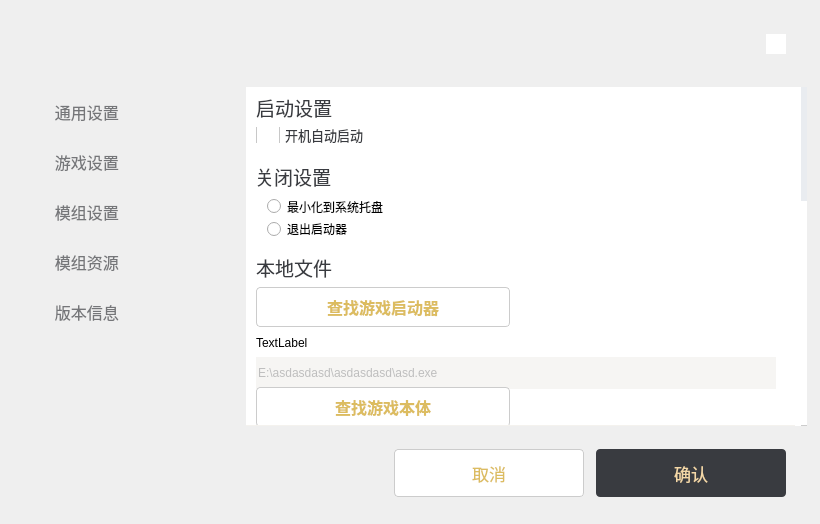
<?xml version="1.0" encoding="UTF-8"?>
<ui version="4.0">
 <class>QtWidgetsSetting</class>
 <widget class="QWidget" name="QtWidgetsSetting">
  <property name="geometry">
   <rect>
    <x>0</x>
    <y>0</y>
    <width>820</width>
    <height>524</height>
   </rect>
  </property>
  <property name="windowTitle">
   <string>QtWidgetsSetting</string>
  </property>
  <widget class="QPushButton" name="pushButton_Exit">
   <property name="geometry">
    <rect>
     <x>766</x>
     <y>34</y>
     <width>20</width>
     <height>20</height>
    </rect>
   </property>
   <property name="styleSheet">
    <string notr="true">QPushButton{
background-color:rgb(255, 255, 255);
border:none;
border-image:url(:/Exit/resource/QtWidgetsSetting/Exit/exit0.png)
}
QPushButton:hover {
border-image:url(:/Exit/resource/QtWidgetsSetting/Exit/exit1.png)
}
QPushButton:pressed {
border-image:url(:/Exit/resource/QtWidgetsSetting/Exit/exit1.png)
}</string>
   </property>
   <property name="text">
    <string/>
   </property>
  </widget>
  <widget class="QLabel" name="BackgroundImageRect">
   <property name="geometry">
    <rect>
     <x>0</x>
     <y>0</y>
     <width>820</width>
     <height>524</height>
    </rect>
   </property>
   <property name="font">
    <font>
     <pointsize>9</pointsize>
    </font>
   </property>
   <property name="text">
    <string/>
   </property>
   <property name="pixmap">
    <pixmap resource="QtWidgetsSetting.qrc">:/BackgroundImage/resource/QtWidgetsSetting/bg.png</pixmap>
   </property>
  </widget>
  <widget class="QPushButton" name="pushButton_Cancel">
   <property name="geometry">
    <rect>
     <x>394</x>
     <y>449</y>
     <width>190</width>
     <height>48</height>
    </rect>
   </property>
   <property name="font">
    <font>
     <family>微软雅黑</family>
     <pointsize>13</pointsize>
    </font>
   </property>
   <property name="styleSheet">
    <string notr="true">QPushButton{
background-color:rgb(255, 255, 255);
color:rgb(220, 188, 96);
border:1px solid rgb(204, 204, 204);
border-radius:4px;
}
QPushButton:hover {
background-color:rgb(251, 248, 239);
}
QPushButton:pressed {
background-color:rgb(236, 233, 224);
}</string>
   </property>
   <property name="text">
    <string>取消</string>
   </property>
  </widget>
  <widget class="QPushButton" name="pushButton_OK">
   <property name="geometry">
    <rect>
     <x>596</x>
     <y>449</y>
     <width>190</width>
     <height>48</height>
    </rect>
   </property>
   <property name="font">
    <font>
     <family>微软雅黑</family>
     <pointsize>13</pointsize>
     <weight>50</weight>
     <bold>false</bold>
    </font>
   </property>
   <property name="styleSheet">
    <string notr="true">QPushButton{
background-color:rgb(57, 59, 64);
color:rgb(244, 216, 168);
border:none;
border-radius:4px;
}
QPushButton:hover {
background-color:rgb(77, 79, 83);
}
QPushButton:pressed {
background-color:rgb(57, 59, 64);
}</string>
   </property>
   <property name="text">
    <string>确认</string>
   </property>
  </widget>
  <widget class="QPushButton" name="pushButton_UI_GeneralSetting">
   <property name="geometry">
    <rect>
     <x>7</x>
     <y>87</y>
     <width>218</width>
     <height>50</height>
    </rect>
   </property>
   <property name="font">
    <font>
     <family>微软雅黑</family>
     <pointsize>12</pointsize>
    </font>
   </property>
   <property name="styleSheet">
    <string notr="true">QPushButton{
background-color:rgb(246, 245, 243, 0);
color:rgb(117, 118, 121);
border:none;
}
QPushButton:hover {
background-color:rgb(244, 244, 244);
color:rgb(57, 59, 63);
}
QPushButton:pressed {
background-color:rgb(233, 233, 233);
color:rgb(57, 59, 63);
}</string>
   </property>
   <property name="text">
    <string>通用设置              </string>
   </property>
  </widget>
  <widget class="QPushButton" name="pushButton_UI_GameSetting">
   <property name="geometry">
    <rect>
     <x>7</x>
     <y>137</y>
     <width>218</width>
     <height>50</height>
    </rect>
   </property>
   <property name="font">
    <font>
     <family>微软雅黑</family>
     <pointsize>12</pointsize>
    </font>
   </property>
   <property name="styleSheet">
    <string notr="true">QPushButton{
background-color:rgb(246, 245, 243, 0);
color:rgb(117, 118, 121);
border:none;
}
QPushButton:hover {
background-color:rgb(244, 244, 244);
color:rgb(57, 59, 63);
}
QPushButton:pressed {
background-color:rgb(233, 233, 233);
color:rgb(57, 59, 63);
}</string>
   </property>
   <property name="text">
    <string>游戏设置              </string>
   </property>
  </widget>
  <widget class="QPushButton" name="pushButton_UI_ModuleSetting">
   <property name="geometry">
    <rect>
     <x>7</x>
     <y>187</y>
     <width>218</width>
     <height>50</height>
    </rect>
   </property>
   <property name="font">
    <font>
     <family>微软雅黑</family>
     <pointsize>12</pointsize>
    </font>
   </property>
   <property name="styleSheet">
    <string notr="true">QPushButton{
background-color:rgb(246, 245, 243, 0);
color:rgb(117, 118, 121);
border:none;
}
QPushButton:hover {
background-color:rgb(244, 244, 244);
color:rgb(57, 59, 63);
}
QPushButton:pressed {
background-color:rgb(233, 233, 233);
color:rgb(57, 59, 63);
}</string>
   </property>
   <property name="text">
    <string>模组设置              </string>
   </property>
  </widget>
  <widget class="QLabel" name="TitleImageRect">
   <property name="geometry">
    <rect>
     <x>7</x>
     <y>9</y>
     <width>218</width>
     <height>78</height>
    </rect>
   </property>
   <property name="text">
    <string/>
   </property>
   <property name="pixmap">
    <pixmap resource="QtWidgetsSetting.qrc">:/UI/resource/QtWidgetsSetting/UI/title.png</pixmap>
   </property>
  </widget>
  <widget class="QLabel" name="TitleLabelRect">
   <property name="geometry">
    <rect>
     <x>0</x>
     <y>0</y>
     <width>820</width>
     <height>28</height>
    </rect>
   </property>
   <property name="text">
    <string/>
   </property>
  </widget>
  <widget class="QPushButton" name="pushButton_UI_ModuleResource">
   <property name="geometry">
    <rect>
     <x>7</x>
     <y>237</y>
     <width>218</width>
     <height>50</height>
    </rect>
   </property>
   <property name="font">
    <font>
     <family>微软雅黑</family>
     <pointsize>12</pointsize>
    </font>
   </property>
   <property name="styleSheet">
    <string notr="true">QPushButton{
background-color:rgb(246, 245, 243, 0);
color:rgb(117, 118, 121);
border:none;
}
QPushButton:hover {
background-color:rgb(244, 244, 244);
color:rgb(57, 59, 63);
}
QPushButton:pressed {
background-color:rgb(233, 233, 233);
color:rgb(57, 59, 63);
}</string>
   </property>
   <property name="text">
    <string>模组资源              </string>
   </property>
  </widget>
  <widget class="QPushButton" name="pushButton_UI_VersionInformation">
   <property name="geometry">
    <rect>
     <x>7</x>
     <y>287</y>
     <width>218</width>
     <height>50</height>
    </rect>
   </property>
   <property name="font">
    <font>
     <family>微软雅黑</family>
     <pointsize>12</pointsize>
    </font>
   </property>
   <property name="styleSheet">
    <string notr="true">QPushButton{
background-color:rgb(246, 245, 243, 0);
color:rgb(117, 118, 121);
border:none;
}
QPushButton:hover {
background-color:rgb(244, 244, 244);
color:rgb(57, 59, 63);
}
QPushButton:pressed {
background-color:rgb(233, 233, 233);
color:rgb(57, 59, 63);
}</string>
   </property>
   <property name="text">
    <string>版本信息              </string>
   </property>
  </widget>
  <widget class="QScrollArea" name="scrollArea">
   <property name="geometry">
    <rect>
     <x>246</x>
     <y>87</y>
     <width>561</width>
     <height>339</height>
    </rect>
   </property>
   <property name="styleSheet">
    <string notr="true">QScrollArea{
background-color:rgb(255, 255, 255);
background:rgb(255, 255, 255);
border: none;
}

QScrollBar:vertical {
border: none;
background: rgb(255, 255, 255);
width: 6px;
margin: 0px 0 0px 0;
}
QScrollBar:horizontal {
border: none;
background: rgb(255, 255, 255);
height: 1px;
margin: 0px 0 0px 0;
}

QScrollBar::handle:vertical {
background: rgb(233, 236, 240);
border-radius: 0px;
min-height: 100px;
border: none;
}

QScrollBar::handle:horizontal {
background: rgb(244, 242, 238);
border-radius: 2px;
min-width: 520px;
border: none;
}

QScrollBar::handle:vertical:hover,QScrollBar::handle:vertical:pressed{ 
background:rgb(210, 213, 216);
}
QScrollBar::handle:horizontal:hover,QScrollBar::handle:horizontal:pressed{ 
background:rgb(210, 213, 216);
}

QScrollBar::add-page:vertical,QScrollBar::sub-page:vertical{
background: none;
width: 0px;
height: 0px;
}
QScrollBar::add-page:horizontal,QScrollBar::sub-page:horizontal{
background: none;
width: 0px;
height: 0px;
}

QScrollBar::sub-line:vertical{
border: none;
height: 0px;
subcontrol-position: top;
subcontrol-origin: margin;
}
QScrollBar::sub-line:horizontal{
border: none;
width: 0px;
subcontrol-position: left;
subcontrol-origin: margin;
}

QScrollBar::sub-line:horizontal:hover,QScrollBar::sub-line:horizontal:pressed{
background: rgb(255, 255, 255);
width: 0px;
height: 0px;
}
QScrollBar::sub-line:horizontal:hover,QScrollBar::sub-line:horizontal:pressed{
background: rgb(255, 255, 255);
width: 0px;
height: 0px;
}

QScrollBar::add-line:vertical{
border: none;
height: 0px;
subcontrol-position: bottom;
subcontrol-origin: margin;
}
QScrollBar::add-line:horizontal{
border: none;
width: 0px;
subcontrol-position: right;
subcontrol-origin: margin;
}

QScrollBar::add-line:vertical:hover,QScrollBar::add-line:vertical:pressed{
background: rgb(255, 255, 255);
width: 0px;
height: 0px;
}
QScrollBar::add-line:horizontal:hover,QScrollBar::add-line:horizontal:pressed{
background: rgb(255, 255, 255);
width: 0px;
height: 0px;
}</string>
   </property>
   <property name="widgetResizable">
    <bool>true</bool>
   </property>
   <widget class="QWidget" name="scrollAreaWidgetContents">
    <property name="geometry">
     <rect>
      <x>0</x>
      <y>0</y>
      <width>561</width>
      <height>1000</height>
     </rect>
    </property>
    <property name="minimumSize">
     <size>
      <width>561</width>
      <height>1000</height>
     </size>
    </property>
    <property name="styleSheet">
     <string notr="true">QWidget{
background-color:rgb(255, 255, 255);
}</string>
    </property>
    <widget class="QCheckBox" name="checkBox">
     <property name="geometry">
      <rect>
       <x>10</x>
       <y>40</y>
       <width>531</width>
       <height>16</height>
      </rect>
     </property>
     <property name="font">
      <font>
       <family>微软雅黑</family>
       <pointsize>10</pointsize>
      </font>
     </property>
     <property name="styleSheet">
      <string notr="true">QCheckBox{
color:rgb(57, 59, 64);
spacing: 5px;
}
QCheckBox::indicator {
        width: 24px;
        height: 24px;

}
</string>
     </property>
     <property name="text">
      <string>开机自动启动</string>
     </property>
    </widget>
    <widget class="QLabel" name="label">
     <property name="geometry">
      <rect>
       <x>10</x>
       <y>10</y>
       <width>541</width>
       <height>21</height>
      </rect>
     </property>
     <property name="font">
      <font>
       <family>微软雅黑</family>
       <pointsize>14</pointsize>
      </font>
     </property>
     <property name="styleSheet">
      <string notr="true">color:rgb(57, 59, 64);</string>
     </property>
     <property name="text">
      <string>启动设置</string>
     </property>
    </widget>
    <widget class="QLabel" name="label_2">
     <property name="geometry">
      <rect>
       <x>9</x>
       <y>79</y>
       <width>541</width>
       <height>21</height>
      </rect>
     </property>
     <property name="font">
      <font>
       <family>微软雅黑</family>
       <pointsize>14</pointsize>
      </font>
     </property>
     <property name="styleSheet">
      <string notr="true">color:rgb(57, 59, 64);</string>
     </property>
     <property name="text">
      <string>关闭设置</string>
     </property>
    </widget>
    <widget class="QWidget" name="verticalLayoutWidget">
     <property name="geometry">
      <rect>
       <x>10</x>
       <y>100</y>
       <width>531</width>
       <height>61</height>
      </rect>
     </property>
     <layout class="QVBoxLayout" name="verticalLayout">
      <item>
       <widget class="QRadioButton" name="radioButton">
        <property name="text">
         <string>最小化到系统托盘</string>
        </property>
       </widget>
      </item>
      <item>
       <widget class="QRadioButton" name="radioButton_2">
        <property name="text">
         <string>退出启动器</string>
        </property>
       </widget>
      </item>
     </layout>
    </widget>
    <widget class="QLabel" name="label_3">
     <property name="geometry">
      <rect>
       <x>10</x>
       <y>170</y>
       <width>541</width>
       <height>21</height>
      </rect>
     </property>
     <property name="font">
      <font>
       <family>微软雅黑</family>
       <pointsize>14</pointsize>
      </font>
     </property>
     <property name="styleSheet">
      <string notr="true">color:rgb(57, 59, 64);</string>
     </property>
     <property name="text">
      <string>本地文件</string>
     </property>
    </widget>
    <widget class="QPushButton" name="pushButton">
     <property name="geometry">
      <rect>
       <x>10</x>
       <y>200</y>
       <width>254</width>
       <height>40</height>
      </rect>
     </property>
     <property name="font">
      <font>
       <family>微软雅黑</family>
       <pointsize>12</pointsize>
       <weight>75</weight>
       <bold>true</bold>
      </font>
     </property>
     <property name="styleSheet">
      <string notr="true">QPushButton{
background-color:rgb(255, 255, 255);
color:rgb(220, 188, 96);
border:1px solid rgb(204, 204, 204);
border-radius:4px;
}
QPushButton:hover {
background-color:rgb(251, 248, 239);
}
QPushButton:pressed {
background-color:rgb(236, 233, 224);
}</string>
     </property>
     <property name="text">
      <string>查找游戏启动器</string>
     </property>
    </widget>
    <widget class="QLabel" name="label_4">
     <property name="geometry">
      <rect>
       <x>10</x>
       <y>250</y>
       <width>54</width>
       <height>12</height>
      </rect>
     </property>
     <property name="text">
      <string>TextLabel</string>
     </property>
    </widget>
    <widget class="QLineEdit" name="lineEdit">
     <property name="enabled">
      <bool>false</bool>
     </property>
     <property name="geometry">
      <rect>
       <x>10</x>
       <y>270</y>
       <width>520</width>
       <height>32</height>
      </rect>
     </property>
     <property name="styleSheet">
      <string notr="true">QLineEdit
{
border:none;

background: rgb(246, 245, 243);

border-radius: 0px;
spacing: 5px;
}

QLineEdit::disabled
{
border:none;

background: rgb(246, 245, 243);
spacing: 5px;
border-radius: 0px;
}</string>
     </property>
     <property name="text">
      <string>E:\asdasdasd\asdasdasd\asd.exe</string>
     </property>
    </widget>
    <widget class="QLabel" name="label_5">
     <property name="geometry">
      <rect>
       <x>10</x>
       <y>350</y>
       <width>54</width>
       <height>12</height>
      </rect>
     </property>
     <property name="text">
      <string>TextLabel</string>
     </property>
    </widget>
    <widget class="QLineEdit" name="lineEdit_2">
     <property name="geometry">
      <rect>
       <x>10</x>
       <y>370</y>
       <width>521</width>
       <height>20</height>
      </rect>
     </property>
    </widget>
    <widget class="QLabel" name="label_6">
     <property name="geometry">
      <rect>
       <x>10</x>
       <y>410</y>
       <width>541</width>
       <height>21</height>
      </rect>
     </property>
     <property name="font">
      <font>
       <family>微软雅黑</family>
       <pointsize>14</pointsize>
      </font>
     </property>
     <property name="styleSheet">
      <string notr="true">color:rgb(57, 59, 64);</string>
     </property>
     <property name="text">
      <string>本地模组</string>
     </property>
    </widget>
    <widget class="QPushButton" name="pushButton_3">
     <property name="geometry">
      <rect>
       <x>10</x>
       <y>440</y>
       <width>254</width>
       <height>40</height>
      </rect>
     </property>
     <property name="font">
      <font>
       <family>微软雅黑</family>
       <pointsize>12</pointsize>
       <weight>75</weight>
       <bold>true</bold>
      </font>
     </property>
     <property name="styleSheet">
      <string notr="true">QPushButton{
background-color:rgb(255, 255, 255);
color:rgb(220, 188, 96);
border:1px solid rgb(204, 204, 204);
border-radius:4px;
}
QPushButton:hover {
background-color:rgb(251, 248, 239);
}
QPushButton:pressed {
background-color:rgb(236, 233, 224);
}</string>
     </property>
     <property name="text">
      <string>选择模组文件夹</string>
     </property>
    </widget>
    <widget class="QLabel" name="label_7">
     <property name="geometry">
      <rect>
       <x>10</x>
       <y>490</y>
       <width>54</width>
       <height>12</height>
      </rect>
     </property>
     <property name="text">
      <string>TextLabel</string>
     </property>
    </widget>
    <widget class="QLineEdit" name="lineEdit_3">
     <property name="geometry">
      <rect>
       <x>10</x>
       <y>510</y>
       <width>521</width>
       <height>20</height>
      </rect>
     </property>
    </widget>
    <widget class="QPushButton" name="pushButton_4">
     <property name="geometry">
      <rect>
       <x>10</x>
       <y>540</y>
       <width>254</width>
       <height>40</height>
      </rect>
     </property>
     <property name="font">
      <font>
       <family>微软雅黑</family>
       <pointsize>12</pointsize>
       <weight>75</weight>
       <bold>true</bold>
      </font>
     </property>
     <property name="styleSheet">
      <string notr="true">QPushButton{
background-color:rgb(255, 255, 255);
color:rgb(220, 188, 96);
border:1px solid rgb(204, 204, 204);
border-radius:4px;
}
QPushButton:hover {
background-color:rgb(251, 248, 239);
}
QPushButton:pressed {
background-color:rgb(236, 233, 224);
}</string>
     </property>
     <property name="text">
      <string>刷新所有模组</string>
     </property>
    </widget>
    <widget class="QLabel" name="label_8">
     <property name="geometry">
      <rect>
       <x>10</x>
       <y>590</y>
       <width>54</width>
       <height>12</height>
      </rect>
     </property>
     <property name="text">
      <string>TextLabel</string>
     </property>
    </widget>
    <widget class="QListView" name="listView">
     <property name="geometry">
      <rect>
       <x>10</x>
       <y>610</y>
       <width>521</width>
       <height>121</height>
      </rect>
     </property>
    </widget>
    <widget class="QPushButton" name="pushButton_5">
     <property name="geometry">
      <rect>
       <x>10</x>
       <y>300</y>
       <width>254</width>
       <height>40</height>
      </rect>
     </property>
     <property name="font">
      <font>
       <family>微软雅黑</family>
       <pointsize>12</pointsize>
       <weight>75</weight>
       <bold>true</bold>
      </font>
     </property>
     <property name="styleSheet">
      <string notr="true">QPushButton{
background-color:rgb(255, 255, 255);
color:rgb(220, 188, 96);
border:1px solid rgb(204, 204, 204);
border-radius:4px;
}
QPushButton:hover {
background-color:rgb(251, 248, 239);
}
QPushButton:pressed {
background-color:rgb(236, 233, 224);
}</string>
     </property>
     <property name="text">
      <string>查找游戏本体</string>
     </property>
    </widget>
   </widget>
  </widget>
  <zorder>BackgroundImageRect</zorder>
  <zorder>pushButton_Exit</zorder>
  <zorder>pushButton_Cancel</zorder>
  <zorder>pushButton_OK</zorder>
  <zorder>pushButton_UI_GeneralSetting</zorder>
  <zorder>pushButton_UI_GameSetting</zorder>
  <zorder>pushButton_UI_ModuleSetting</zorder>
  <zorder>TitleImageRect</zorder>
  <zorder>TitleLabelRect</zorder>
  <zorder>pushButton_UI_ModuleResource</zorder>
  <zorder>pushButton_UI_VersionInformation</zorder>
  <zorder>scrollArea</zorder>
 </widget>
 <layoutdefault spacing="6" margin="11"/>
 <resources>
  <include location="QtWidgetsSetting.qrc"/>
 </resources>
 <connections>
  <connection>
   <sender>pushButton_Exit</sender>
   <signal>clicked()</signal>
   <receiver>QtWidgetsSetting</receiver>
   <slot>close()</slot>
   <hints>
    <hint type="sourcelabel">
     <x>731</x>
     <y>69</y>
    </hint>
    <hint type="destinationlabel">
     <x>703</x>
     <y>170</y>
    </hint>
   </hints>
  </connection>
 </connections>
</ui>
